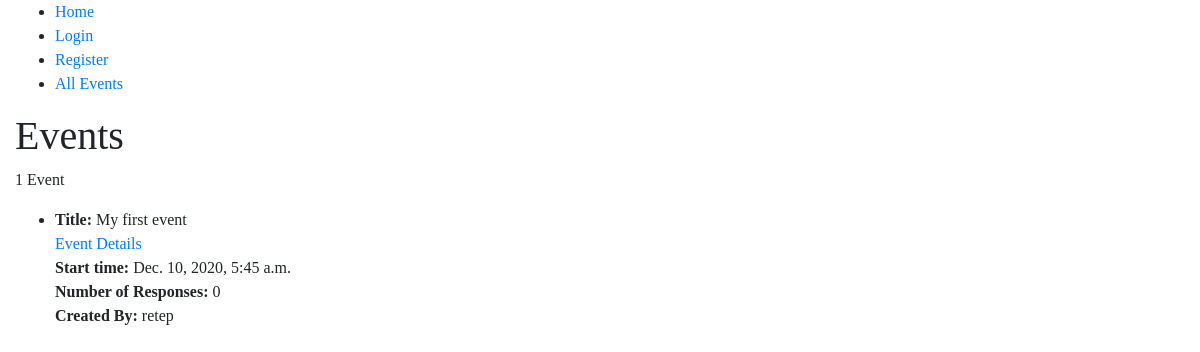
The page /prescreen/all-events on the database as committed earlier.
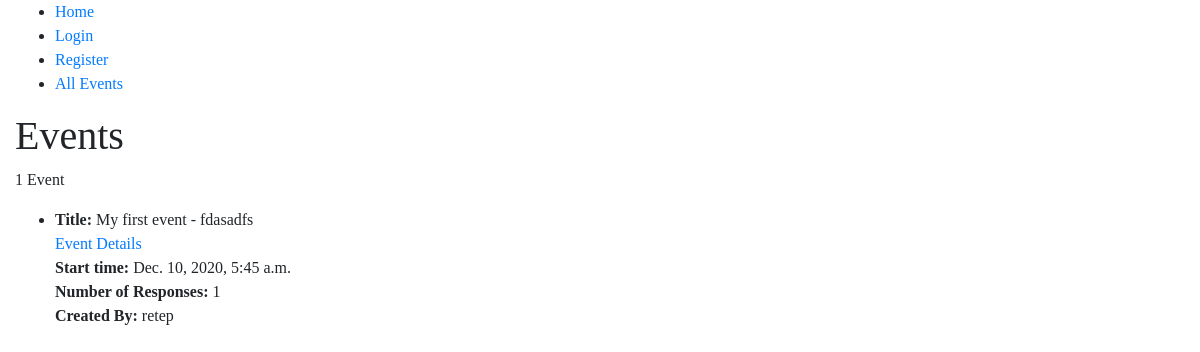
The same page on the database as committed later.
### prescreen/models.py (models this page shows, shortened)
class Event(models.Model):
    creator = models.ForeignKey(Account, on_delete=models.CASCADE)
    title = models.CharField(max_length=200, help_text="Enter a title for this event")
    start_time = models.DateTimeField(default=datetime.now)
    uuid = models.UUIDField(
        primary_key=True,
        default=uuid.uuid4,
        help_text="Unique ID for this event across whole system",
    )
    def num_responses(self):
        return Response.objects.filter(event=self.uuid).count()
    num_responses.short_description = "Number of Responses"
    def get_absolute_url(self):
        return reverse('event-detail', args=[str(self.uuid)])

### users/models.py (models this page shows, shortened)
class Account(models.Model):
    user = models.OneToOneField(User, on_delete=models.CASCADE)
    events = models.ManyToManyField(
        "prescreen.Event", blank=True
    )  # An account can have many events, and an event can belong to many accounts

### prescreen/views.py (the view)
# urls.py: path('all-events', views.AllEventList.as_view(), name='event-list-all'),
class AllEventList(generic.ListView):
    model = Event
    template = "prescreen/event_list.html"
    context_object_name = 'events'

### prescreen/templates/prescreen/event_list.html (shortened to what this page needs)
{% extends "prescreen/base.html" %}
{% block content %}
<h1> Events </h1>
<p> {{events|length}} Event{{ events|length|pluralize }}
</p>
<ul>
	{% for event in events %}
	<li>
		<strong> Title: </strong> {{ event.title }} <br>
		<a href="{{ event.get_absolute_url }}"> Event Details </a><br>
		<strong> Start time: </strong> {{ event.start_time }} <br>
		<strong> Number of Responses: </strong> {{ event.num_responses }} <br>
		<strong> Created By: </strong> {{ event.creator.user.username }} <br>
	</li>
	{% endfor %}
</ul>
{% endblock %}

Rows that differ between the two databases and show on the page:
changed Event "retep": title "My first event" → "My first event - fdasadfs"; num_responses "0" → "1"
